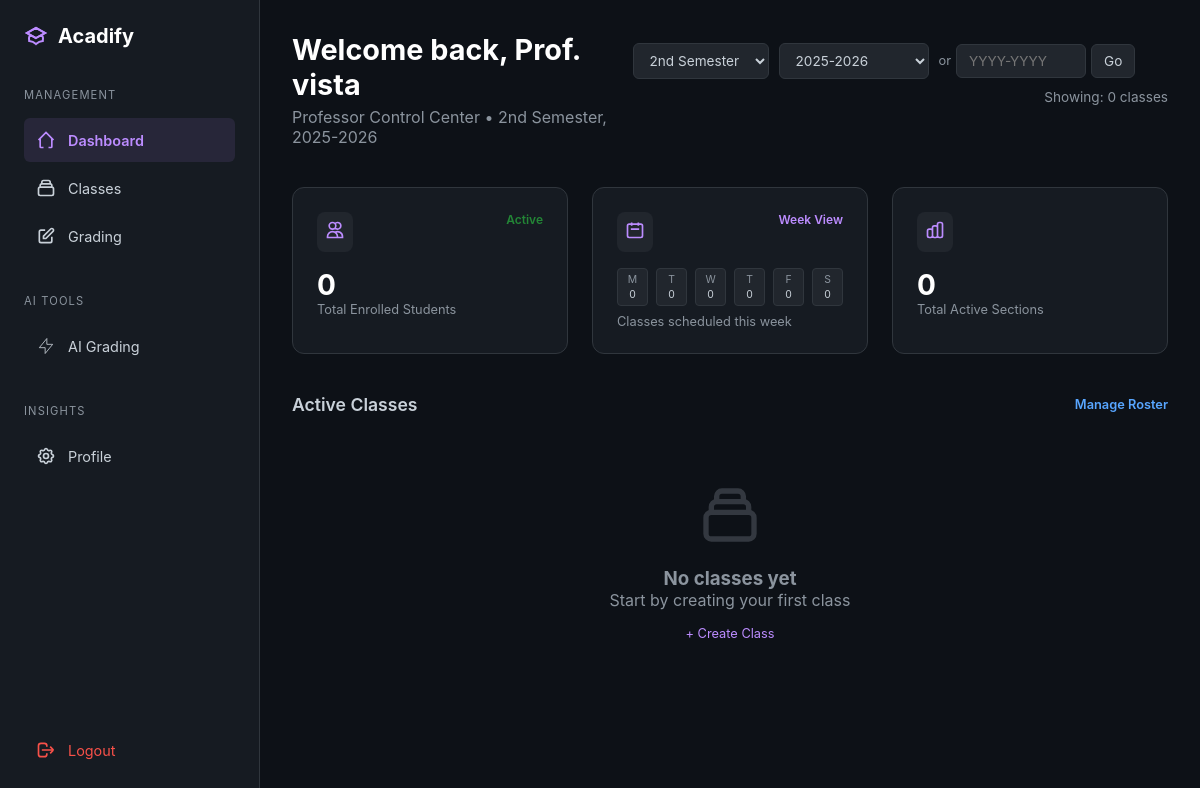
Page /teacher/dashboard (signed in) on the earlier database version.
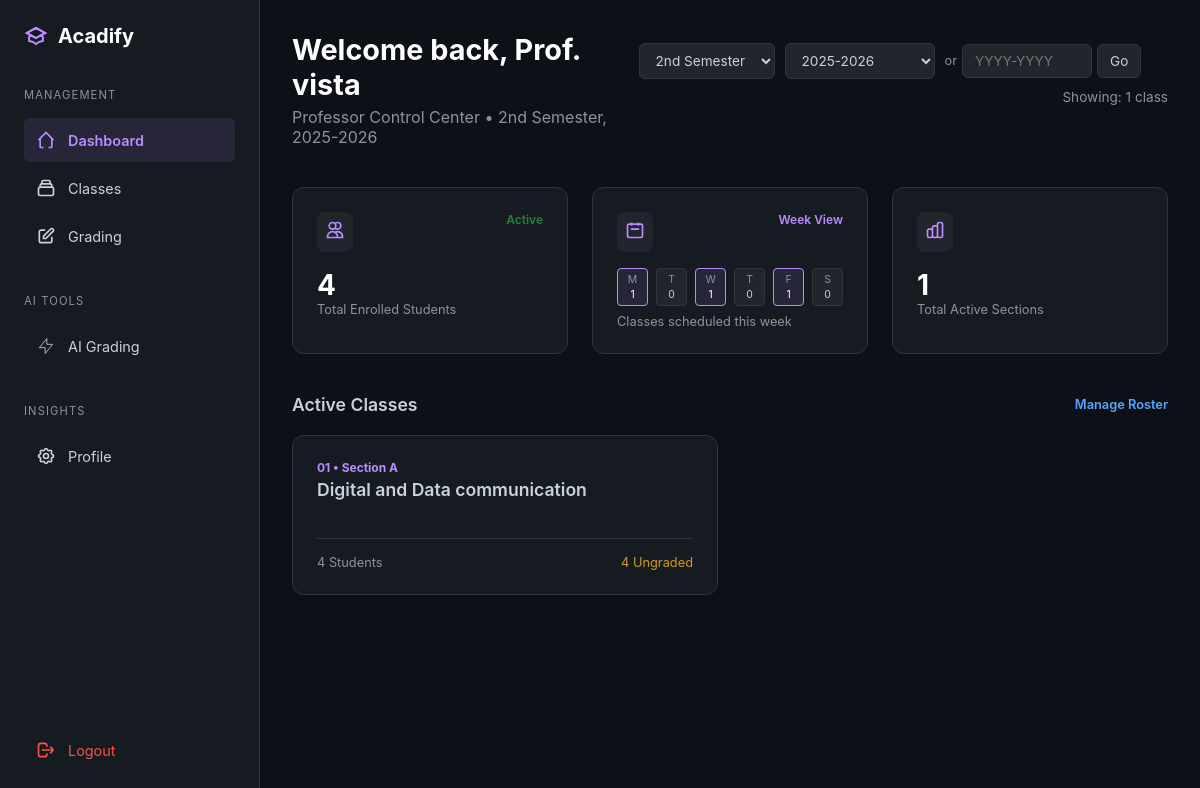
Same page on the later database version.
### models.py (models this page shows, shortened)
class Class(db.Model):
    __tablename__ = 'class'
    id = db.Column(db.Integer, primary_key=True)
    subject_id = db.Column(db.Integer, db.ForeignKey('subject.id'), nullable=True)
    subject_name = db.Column(db.String(200), nullable=True)
    subject_code = db.Column(db.String(20), nullable=True)
    units = db.Column(db.Integer, nullable=True)
    teacher_id = db.Column(db.Integer, db.ForeignKey('teacher.id'), nullable=False)
    section = db.Column(db.String(20), nullable=True)
    schedule = db.Column(db.String(100), nullable=True)
    room = db.Column(db.String(50), nullable=True)
    school_year = db.Column(db.String(20), nullable=False)
    semester = db.Column(db.String(20), nullable=False)
    max_students = db.Column(db.Integer, default=40)
    grading_formula = db.Column(db.Text, nullable=True)
    grade_conversion_table = db.Column(db.Text, nullable=True)
    department = db.Column(db.String(100), nullable=True)
    program = db.Column(db.String(100), nullable=True)
    year_level = db.Column(db.String(20), nullable=True)
    created_at = db.Column(db.DateTime, default=datetime.utcnow)
    enrollments = db.relationship('Enrollment', backref='class_', lazy='dynamic', cascade='all, delete-orphan')
    tests = db.relationship('Test', backref='class_', lazy='dynamic', cascade='all, delete-orphan')
    @property
    def effective_subject_name(self):
        if self.subject_name:
            return self.subject_name
        elif self.subject_id and self.subject:
            return self.subject.name
        return "Unnamed Subject"
    @property
    def effective_subject_code(self):
        if self.subject_code:
            return self.subject_code
        elif self.subject_id and self.subject:
            return self.subject.code
        return "N/A"

### blueprints/teacher/routes.py (the view)
@teacher_bp.route('/dashboard')
@teacher_required
def dashboard():
    teacher = current_user.teacher_profile
    current_school_year = Config.get_current_school_year()
    current_semester = Config.get_current_semester()
    selected_year = request.args.get('year')
    selected_semester = request.args.get('semester')
    if not selected_year or selected_year == 'all':
        selected_year = current_school_year
    if not selected_semester or selected_semester == 'all':
        selected_semester = current_semester
    all_classes = Class.query.filter_by(teacher_id=teacher.id).all()
    from datetime import datetime
    actual_years = set([cls.school_year for cls in all_classes])
    current_year_num = datetime.now().year
    buffer_years = {f"{y}-{y+1}" for y in range(current_year_num-5, current_year_num+3)}
    available_years = sorted(list(actual_years | buffer_years), reverse=True)
    query = Class.query.filter_by(
        teacher_id=teacher.id,
        school_year=selected_year,
        semester=selected_semester
    )
    classes = query.all()
    total_students = db.session.query(func.count(func.distinct(Enrollment.student_id)))\
        .join(Class).filter(
            Class.teacher_id == teacher.id,
            Class.school_year == selected_year,
            Class.semester == selected_semester,
            Enrollment.status == 'enrolled'
        ).scalar() or 0
    weekly_schedule = {
        'Monday': 0, 'Tuesday': 0, 'Wednesday': 0,
        'Thursday': 0, 'Friday': 0, 'Saturday': 0
    }
    for cls in classes:
        if cls.schedule:
            schedule_upper = cls.schedule.upper()
            if 'M' in schedule_upper and 'Monday' not in schedule_upper:
                weekly_schedule['Monday'] += 1
            if 'T' in schedule_upper and 'TH' not in schedule_upper:
                weekly_schedule['Tuesday'] += 1
            if 'W' in schedule_upper:
                weekly_schedule['Wednesday'] += 1
            if 'TH' in schedule_upper or 'R' in schedule_upper:
                weekly_schedule['Thursday'] += 1
            if 'F' in schedule_upper:
                weekly_schedule['Friday'] += 1
            if 'S' in schedule_upper or 'SAT' in schedule_upper:
                weekly_schedule['Saturday'] += 1
    classes_with_stats = []
    for cls in classes:
        student_count = Enrollment.query.filter_by(
            class_id=cls.id,
            status='enrolled'
        ).count()
        tests = Test.query.filter_by(class_id=cls.id).all()
        ungraded_count = 0
        for test in tests:
            enrolled_students = Enrollment.query.filter_by(
                class_id=cls.id,
                status='enrolled'
            ).count()
            graded_students = Grade.query.filter_by(
                test_id=test.id
            ).filter(Grade.final_grade.isnot(None)).count()
            ungraded_count += (enrolled_students - graded_students)
        class_display = {
            'id': cls.id,
            'name': cls.effective_subject_name,
            'code': cls.effective_subject_code,
            'section': cls.section
        }
        classes_with_stats.append({
            'class': class_display,
            'student_count': student_count,
            'ungraded_count': ungraded_count
        })
    return render_template(
        'teacher/dashboard.html',
        teacher=teacher,
        classes_with_stats=classes_with_stats,
        total_students=total_students,
        total_classes=len(classes),
        weekly_schedule=weekly_schedule,
        current_school_year=current_school_year,
        current_semester=current_semester,
        selected_year=selected_year,          # ✅ Pass actual selected value
        selected_semester=selected_semester,  # ✅ Pass actual selected value
        available_years=available_years
    )

### app.py (called while the page is built)
def create_app(config_name='development'):
    app = Flask(__name__)
    app.config.from_object(config[config_name])
    db.init_app(app)
    migrate.init_app(app, db)
    login_manager.init_app(app)
    bcrypt.init_app(app)
    login_manager.login_view = 'auth.login'  # Redirect to login page if not authenticated
    login_manager.login_message = 'Please log in to access this page.'
    login_manager.login_message_category = 'info'
    @login_manager.user_loader
    def load_user(user_id):
        from models import User
        return User.query.get(int(user_id))
    register_blueprints(app)
    register_error_handlers(app)
    with app.app_context():
        import models
    return app

### blueprints/teacher/routes.py (called while the page is built)
def teacher_required(f):
    from functools import wraps
    @wraps(f)
    @login_required
    def decorated_function(*args, **kwargs):
        if current_user.role != 'teacher':
            flash('Access denied. Teachers only.', 'danger')
            return redirect(url_for('index'))
        return f(*args, **kwargs)
    return decorated_function

### templates/teacher/dashboard.html (shortened to what the changed rows need)
<!DOCTYPE html>
<html lang="en">
<head>
    <link rel="stylesheet" href="{{ url_for('static', filename='responsive.css') }}">
</head>
<body>
    <main class="main-content">
        <header class="welcome-section">
            <div style="display: flex; justify-content: space-between; align-items: center;">
                <div>
                    <h1 style="font-size: 1.8rem; color: #fff;">Welcome back, Prof. {{ teacher.last_name }}</h1>
                    <p style="color: var(--text-dim); margin-top: 5px;">Professor Control Center • {{ current_semester }}, {{ current_school_year }}</p>
                </div>
                <div style="display: flex; gap: 10px; margin-bottom: 2rem; align-items: center; flex-wrap: wrap;">
                    <select style="background: var(--card-color);
                                border: 1px solid var(--border-color);
                                color: var(--text-main);
                                padding: 8px 12px;
                                border-radius: 6px;
                                font-size: 0.85rem;"
                            id="semesterFilter"
                            onchange="applyFilters()">
                        <option value="2nd Semester" {% if selected_semester == '2nd Semester' %}selected{% endif %}>2nd Semester</option>
                    </select>
                    <select style="background: var(--card-color);
                                border: 1px solid var(--border-color);
                                color: var(--text-main);
                                padding: 8px 12px;
                                border-radius: 6px;
                                font-size: 0.85rem;
                                min-width: 150px;"
                            id="yearFilter"
                            onchange="applyFilters()">
                        {% for year in available_years %}
                        <option value="{{ year }}" {% if year == selected_year %}selected{% endif %}>
                        </option>
                        {% endfor %}
                    </select>
                    <div style="display: flex; gap: 5px; align-items: center;">
                        <span style="color: var(--text-dim); font-size: 0.8rem;">or</span>
                        <input type="text"
                            id="customYearInput"
                            placeholder="YYYY-YYYY"
                            style="background: var(--card-color);
                                    border: 1px solid var(--border-color);
                                    color: var(--text-main);
                                    padding: 8px 12px;
                                    border-radius: 6px;
                                    font-size: 0.85rem;
                                    width: 130px;"
                            pattern="\d{4}-\d{4}">
                        <button type="button"
                                onclick="jumpToCustomYear()"
                                style="background: var(--card-color);
                                    border: 1px solid var(--border-color);
                                    color: var(--text-main);
                                    padding: 8px 12px;
                                    border-radius: 6px;
                                    cursor: pointer;
                                    font-size: 0.85rem;">
                        </button>
                    </div>
                    <span style="margin-left: auto; color: var(--text-dim); font-size: 0.85rem;">
                        Showing: {{ classes_with_stats|length }} {{ 'class' if classes_with_stats|length == 1 else 'classes' }}
                    </span>
                </div>
            </div>
        </header>
        <section class="stats-grid">
            <div class="stat-card">
                <div class="stat-header">
                    <div class="stat-icon"><svg class="icon" viewBox="0 0 24 24"><path stroke-width="2" d="M12 4.354a4 4 0 110 5.292M15 21H3v-1a6 6 0 0112 0v1zm0 0h6v-1a6 6 0 00-9-5.197M13 7a4 4 0 11-8 0 4 4 0 018 0z"/></svg></div>
                    <span style="color: var(--success-green); font-size: 0.75rem; font-weight: 600;">Active</span>
                </div>
                <div class="stat-value">{{ total_students }}</div>
                <div class="stat-label">Total Enrolled Students</div>
            </div>
            <div class="stat-card">
                <div class="week-view">
                    <div class="day-box {{ 'active' if weekly_schedule['Monday'] > 0 else '' }}">
                        <span class="day-label">M</span>{{ weekly_schedule['Monday'] }}
                    </div>
                    <div class="day-box {{ 'active' if weekly_schedule['Tuesday'] > 0 else '' }}">
                        <span class="day-label">T</span>{{ weekly_schedule['Tuesday'] }}
                    </div>
                    <div class="day-box {{ 'active' if weekly_schedule['Wednesday'] > 0 else '' }}">
                        <span class="day-label">W</span>{{ weekly_schedule['Wednesday'] }}
                    </div>
                    <div class="day-box {{ 'active' if weekly_schedule['Thursday'] > 0 else '' }}">
                        <span class="day-label">T</span>{{ weekly_schedule['Thursday'] }}
                    </div>
                    <div class="day-box {{ 'active' if weekly_schedule['Friday'] > 0 else '' }}">
                        <span class="day-label">F</span>{{ weekly_schedule['Friday'] }}
                    </div>
                    <div class="day-box {{ 'active' if weekly_schedule['Saturday'] > 0 else '' }}">
                        <span class="day-label">S</span>{{ weekly_schedule['Saturday'] }}
                    </div>
                </div>
            </div>
            <div class="stat-card">
                <div class="stat-header">
                    <div class="stat-icon"></div>
                </div>
                <div class="stat-value">{{ total_classes }}</div>
                <div class="stat-label">Total Active Sections</div>
            </div>
        </section>
        <section>
            {% if classes_with_stats %}
            <div class="course-grid">
                {% for item in classes_with_stats %}
                <div class="course-card" onclick="window.location.href='{{ url_for('teacher.class_detail', class_id=item.class.id) }}'">
                    <div>
                        <div class="course-code">{{ item.class.code }} • Section {{ item.class.section if item.class.section else 'N/A' }}</div>
                        <div class="course-name">{{ item.class.name }}</div>
                    </div>
                    <div class="course-meta">
                        <span>{{ item.student_count }} Students</span>
                        {% if item.ungraded_count > 0 %}
                            <span style="color: var(--warning-orange);">{{ item.ungraded_count }} Ungraded</span>
                        {% else %}
                            <span style="color: var(--success-green);">All Graded</span>
                        {% endif %}
                    </div>
                </div>
                {% endfor %}
            </div>
            {% else %}
            <div class="empty-state">
                <svg viewBox="0 0 24 24" fill="none" stroke="currentColor">
                    <path stroke-width="2" d="M19 11H5m14 0a2 2 0 012 2v6a2 2 0 01-2 2H5a2 2 0 01-2-2v-6a2 2 0 012-2m14 0V9a2 2 0 00-2-2M5 11V9a2 2 0 012-2m0 0V5a2 2 0 012-2h6a2 2 0 012 2v2M7 7h10"/>
                </svg>
                <h3>No classes yet</h3>
                <p>Start by creating your first class</p>
                <a href="#" class="btn-text" style="color: var(--accent-purple); margin-top: 1rem; display: inline-block;">+ Create Class</a>
            </div>
            {% endif %}
        </section>
    </main>
</body>
</html>

Differences in the rows shown:
added Class: semester "2nd Semester", class.code "01", class.name "Digital and Data communication"
Other differences:
{{ classes_with_stats|length }}: "0" → "1"
{{ 'class' if classes_with_stats|length == 1 else 'classes' }}: "classes" → "class"
{{ total_students }}: "0" → "4"
{{ weekly_schedule['Monday'] }}: "0" → "1"
{{ weekly_schedule['Wednesday'] }}: "0" → "1"
{{ weekly_schedule['Friday'] }}: "0" → "1"
{{ total_classes }}: "0" → "1"
{{ current_semester }}: "2nd Semester" → (not shown)
new list line: "• Section A 4 Students 4 Ungraded"
text no longer shown: "No classes yet Start by creating your first class + Create Class"
